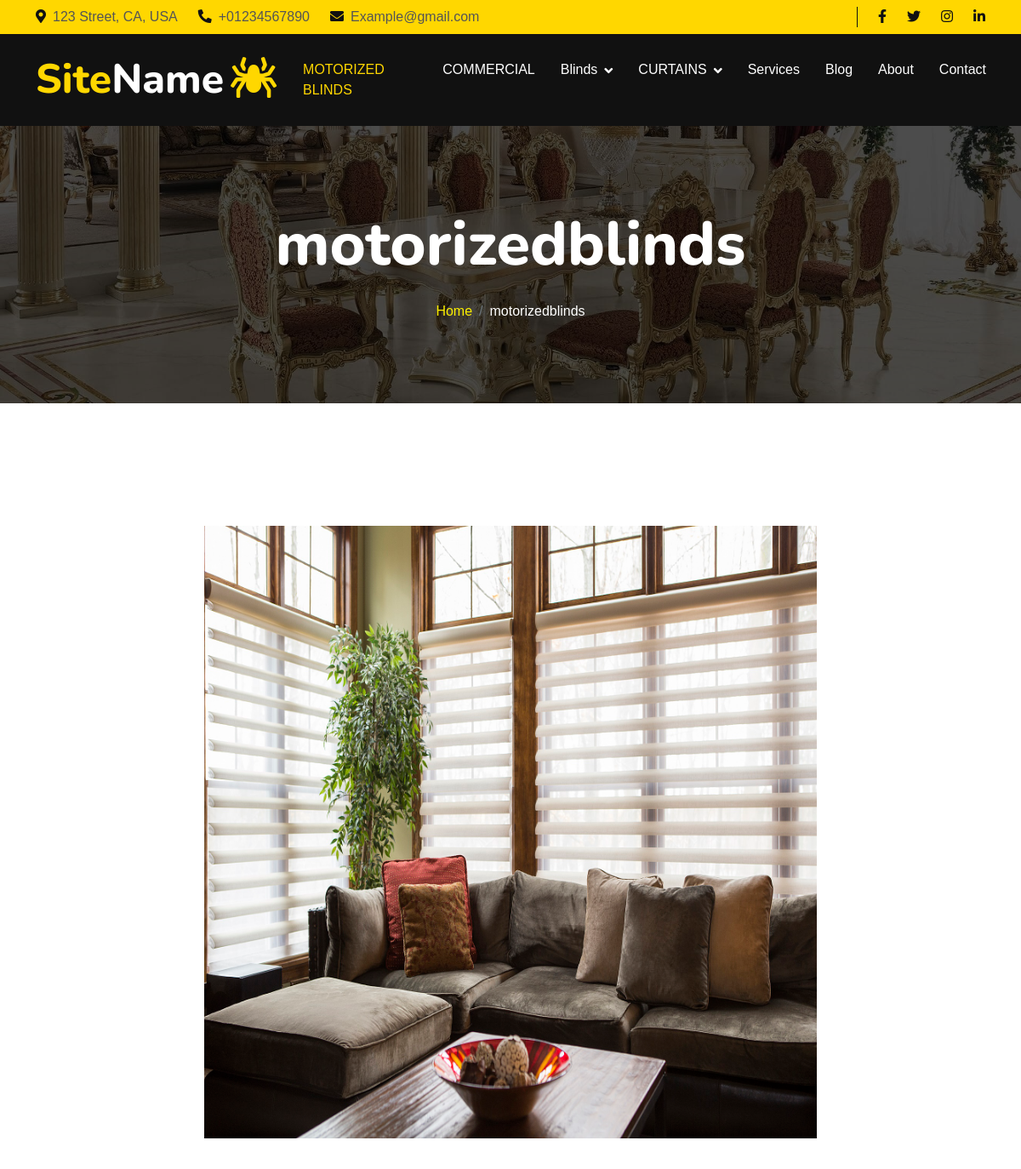
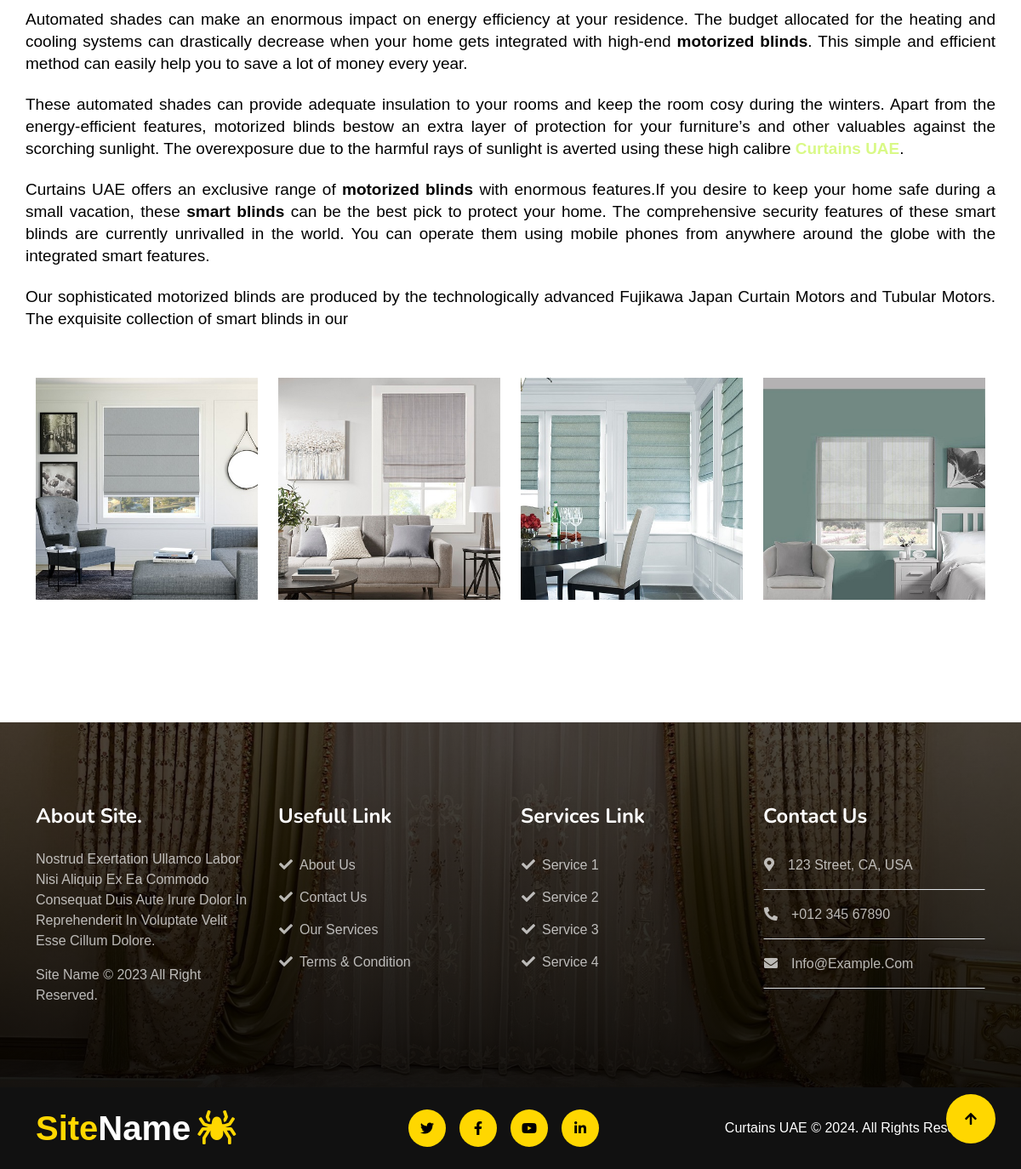
Page /products/motorizedblind/ on the committed database (2 pictures, top to bottom).
### products/models.py (models this page shows, shortened)
class MotorizedBlinds(models.Model):
    title = models.CharField(max_length=5000)
    description = models.TextField(("description"),max_length=100000)
    created_at = models.DateTimeField( ("created_at"),default=timezone.now)
    image = models.ImageField(upload_to='motorized-blinds/')
    slug = models.SlugField(null=True,blank=True)
    class Meta:
        verbose_name = ("MotorizedBlinds")
        verbose_name_plural = ("MotorizedBlinds")

class MotorizedBlindsImages(models.Model):
    motorizedblinds = models.ForeignKey(MotorizedBlinds,related_name='motorizedblinds_images',on_delete=models.CASCADE)
    image = models.ImageField(upload_to='motorizedblindsimages/')

### products/views.py (the view)
# urls.py: path('motorizedblind/' , views.motorizedblinds , name='motorizedblinds'),
def motorizedblinds(request):
    motorizedblind = MotorizedBlinds.objects.last()
    context = {
        'motorizedblind':motorizedblind
    }
    return render(request , 'motorizedblind/motorizedblind.html' , context)

### about/about_context.py (called while the page is built)
def about(request):
    about = About.objects.last()
    context = {
        'about':about,
    }
    return context

### products/context.py (called while the page is built)
def nav(request):
    blinds_nav = Blinds.objects.all()
    curtains_nav = Curtains.objects.all()
    context = {
        'blinds_nav':blinds_nav,
        'curtains_nav':curtains_nav
    }
    return context

### products/templates/motorizedblind/motorizedblind.html (shortened to what this page needs)
{% extends "base.html" %}
{% load static %}
{% block body %}
        <div class="container-fluid page-header py-5">
            <div class="container text-center py-5">
                <h1 class="display-2 text-white mb-4 animated slideInDown">motorizedblinds</h1>
                <nav aria-label="breadcrumb">
                    <ol class="breadcrumb justify-content-center mb-0 animated slideInDown">
                        <li class="breadcrumb-item"><a href="/">Home</a></li>
                        <li class="breadcrumb-item text-white" aria-current="page">motorizedblinds</li>
                    </ol>
                </nav>
            </div>
        </div>
         <div class="container text-center py-5">
    <div class="row">
        <img class="w-100 commercial-img" src="{{motorizedblind.image.url}}" alt="Image">
        <p class="fs-5 mt-4" style="text-align: justify;">{{motorizedblind.description|safe}}</p>
        {% for image in motorizedblind.motorizedblinds_images.all %}
        <div class="col-md-3  g-4">
            <div>
                <img class="w-100"src="{{image.image.url}}">
            </div>
        </div>
        {% endfor %}
    </div>
</div>
{% endblock body %}

### static/css/style.css (style rules this page uses)
:root { --primary: #FFD700; }
.page-header { background: linear-gradient(rgba(0, 0, 0, .7), rgba(0, 0, 0, .7)), url(../img/10.jpg) center center no-repeat; background-size: cover; margin-bottom: 6rem; }
.commercial-img { height: 90vh !important; object-fit: contain; }

### rows in the picture
MotorizedBlinds: image (picture), description "Automated shades can make an enormous impact on energy efficiency at your residence. The budget allocated for the heating and cooling systems can drastically decrease when your home gets integrated with high-end motorized blinds . This simple and efficient method can easily help you to save a lot of money every year. These automated shades can provide adequate insulation to your rooms and keep the room cosy during the winters. Apart from the energy-efficient features, motorized blinds bestow an extra layer of protection for your furniture’s and other valuables against the scorching sunlight. The overexposure due to the harmful rays of sunlight is averted using these high calibre Curtains…"
MotorizedBlindsImages: image (picture)
MotorizedBlindsImages: image (picture)
MotorizedBlindsImages: image (picture)
MotorizedBlindsImages: image (picture)
